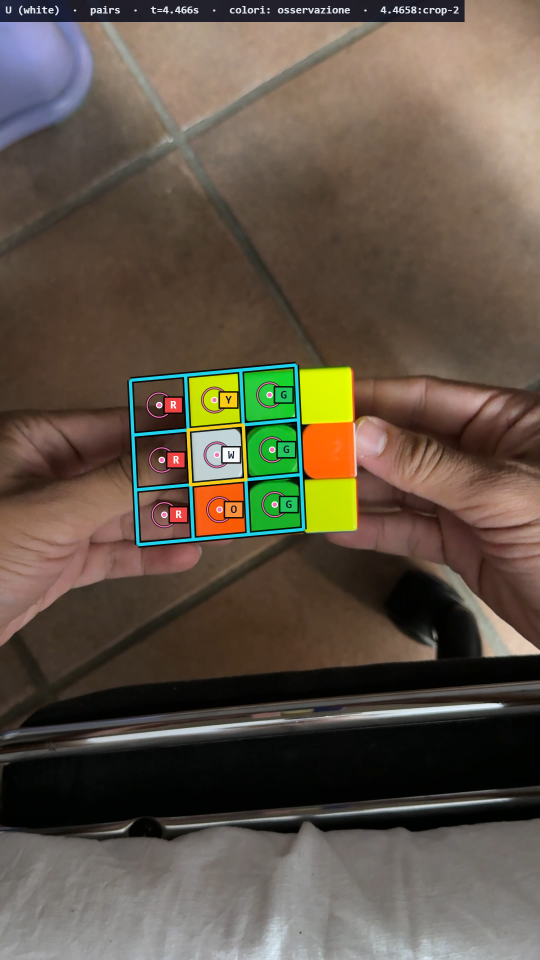
#> input picture web/bench/debug-grids/1-U-white.png, 1080 x 1920 px, given in place of IMG_6010.MOV, which was not available (shown at 1/2 size)
$ python train_visual_move_decoder.py --slow-dir ../web/bench/debug-grids --fast-dir ../web/bench/debug-grids --output out.png
#> lines starting #> are read from the running program, lines starting #| are printed output that depends on the picture; pictures that were not available may be replaced by others from this repository, and a replacement may not be noted
#> in read_samples, frame is the input picture: shape (1920, 1080, 3); mean B, G, R 71.1, 85, 96.2
"""Train a small, user-specific visual move classifier from local videos.

The recordings follow the fixed sequences documented in docs/test-videos.md.
Raw frames never leave the machine.  The exported JSON contains only normalized
motion descriptors and can therefore be bundled with the browser prototype.

This is intentionally a calibration model, not a claim of a camera-independent
Rubik's Cube recognizer.  The report includes a slow-to-fast validation score so
the UI can cap its confidence when a class is not yet reliable.
"""

from __future__ import annotations

import argparse
import json
from dataclasses import dataclass
from pathlib import Path

import cv2
import numpy as np


BASE = "U U' U' U U2 U2 R R' R' R R2 R2 F F' F' F F2 F2 D D' D' D D2 D2 L L' L' L L2 L2 B B' B' B B2 B2".split()
WIDE = "Uw Uw' Uw' Uw Uw2 Uw2 Rw Rw' Rw' Rw Rw2 Rw2 Fw Fw' Fw' Fw Fw2 Fw2 Dw Dw' Dw' Dw Dw2 Dw2 Lw Lw' Lw' Lw Lw2 Lw2 Bw Bw' Bw' Bw Bw2 Bw2".split()
SLICE = "M M' M' M M2 M2 E E' E' E E2 E2 S S' S' S S2 S2".split()
ROTATIONS = "x x' x' x x2 x2 y y' y' y y2 y2 z z' z' z z2 z2".split()
TRIGGERS = "R U R' U' U R U' R' R' U' R U U' R' U R L' U' L U U' L' U L R' F R F' F R' F' R F R U R' U' F' F U R U' R' F'".split()


@dataclass(frozen=True)
class Recording:
    group: str
    slow: str
    fast: str
    tokens: list[str]


RECORDINGS = [
    Recording("base", "IMG_6010.MOV", "IMG_6021.MOV", BASE),
    Recording("wide", "IMG_6011.MOV", "IMG_6022.MOV", WIDE),
    Recording("slice", "IMG_6013.MOV", "IMG_6023.MOV", SLICE),
    Recording("rotations", "IMG_6015.MOV", "IMG_6025.MOV", ROTATIONS),
    Recording("triggers", "IMG_6017.MOV", "IMG_6032.MOV", TRIGGERS),
]


def crop_focus(frame: np.ndarray) -> np.ndarray:
    height, width = frame.shape[:2]
#> height = 1920; width = 1080
    # Matches the portrait crop used by the browser decoder, then keeps the
    # central interaction region at a compact and deterministic resolution.
    source_width = round(width * 0.88)
#> source_width = 950
    source_height = round(height * 0.68)
#> source_height = 1306
    source_x = round((width - source_width) / 2)
#> source_x = 65
    source_y = max(0, min(height - source_height, round(height * 0.08)))
#> source_y = 154
    crop = frame[source_y : source_y + source_height, source_x : source_x + source_width]
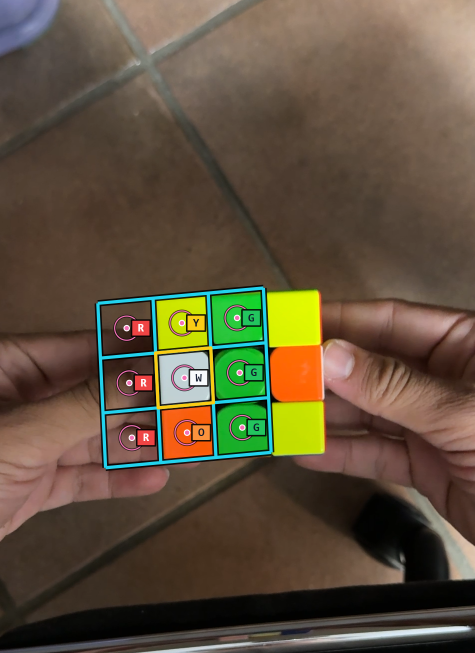
#> crop: shape (1306, 950, 3) (shown at 1/2 size); mean B, G, R 60.8, 81.3, 95
    return cv2.resize(crop, (96, 128), interpolation=cv2.INTER_AREA)
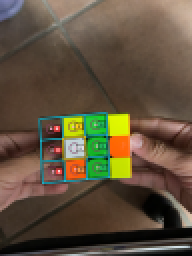
#> returned value: shape (128, 96, 3) (shown 2 times larger); mean of channels 0, 1, 2 60.8, 81.3, 95; drawn as B, G, R


# [27 lines left out: functions grid_means, descriptor, not called in this run]


def read_samples(path: Path, samples_per_second: float = 18.0) -> tuple[float, list[float], list[np.ndarray], list[float]]:
    capture = cv2.VideoCapture(str(path))
    if not capture.isOpened():
        raise RuntimeError(f"Cannot open {path}")
    fps = float(capture.get(cv2.CAP_PROP_FPS))
    frame_count = int(capture.get(cv2.CAP_PROP_FRAME_COUNT))
    duration = frame_count / fps
    every = max(1, round(fps / samples_per_second))
    times: list[float] = []
    frames: list[np.ndarray] = []
    index = 0
    while True:
        ok, frame = capture.read()
        if not ok:
            break
        if index % every == 0:
            times.append(index / fps)
            frames.append(crop_focus(frame))
        index += 1
    capture.release()
    signal = [0.0]
    for previous, current in zip(frames, frames[1:]):
        gray_previous = cv2.cvtColor(previous, cv2.COLOR_BGR2GRAY)
        gray_current = cv2.cvtColor(current, cv2.COLOR_BGR2GRAY)
        delta = cv2.absdiff(gray_previous, gray_current).astype(np.float32)
        # The center carries most cube/sticker evidence while the outer band is
        # still useful for finger preparation and whole-cube rotations.
        center = delta[28:105, 14:82]
        signal.append(float(np.mean(center) * 0.82 + np.mean(delta) * 0.18))
    return duration, times, frames, signal


# [41 lines left out: function locate_uniform_moves, not called in this run]


def extract(path: Path, tokens: list[str], fast: bool) -> list[dict[str, object]]:
    duration, times, frames, signal = read_samples(path)
    peaks = locate_uniform_moves(times, signal, len(tokens), fast)
    if len(peaks) != len(tokens):
        raise RuntimeError(f"Alignment failed for {path.name}: {len(peaks)}/{len(tokens)}")
    examples: list[dict[str, object]] = []
    # Slow clips contain a deliberate pause around each turn: compare the two
    # stable cube states, not two blurred frames inside the same motion.  Fast
    # clips need a much tighter window to avoid absorbing adjacent moves.
    offset = 2 if fast else 12
    for token, peak in zip(tokens, peaks):
        before = frames[max(0, peak - offset)]
        after = frames[min(len(frames) - 1, peak + offset)]
        examples.append({
            "move": token,
            "time": round(times[peak], 3),
            "features": descriptor(before, after),
        })
    print(f"{path.name}: {len(examples)} labels, {times[peaks[0]]:.2f}s–{times[peaks[-1]]:.2f}s / {duration:.2f}s")
    return examples


def distance(left: list[float], right: list[float]) -> float:
    return float(np.linalg.norm(np.asarray(left, dtype=np.float32) - np.asarray(right, dtype=np.float32)))


# [10 lines left out: function predict, not called in this run]


def main() -> None:
    parser = argparse.ArgumentParser()
    parser.add_argument("--slow-dir", type=Path, required=True)
    parser.add_argument("--fast-dir", type=Path, required=True)
    parser.add_argument("--output", type=Path, required=True)
    args = parser.parse_args()

    training: list[dict[str, object]] = []
    validation: list[dict[str, object]] = []
    for recording in RECORDINGS:
        slow_examples = extract(args.slow_dir / recording.slow, recording.tokens, fast=False)
        fast_examples = extract(args.fast_dir / recording.fast, recording.tokens, fast=True)
        training.extend({**example, "group": recording.group, "speed": "slow"} for example in slow_examples)
        validation.extend({**example, "group": recording.group, "speed": "fast"} for example in fast_examples)

    correct = 0
    base_correct = 0
    suffix_correct = 0
    reports: list[dict[str, object]] = []
    for example in validation:
        prediction, confidence, alternatives = predict(training, example["features"])
        actual = str(example["move"])
        correct += prediction == actual
        base_correct += prediction.rstrip("'2") == actual.rstrip("'2")
        suffix_correct += prediction[len(prediction.rstrip("'2")) :] == actual[len(actual.rstrip("'2")) :]
        reports.append({
            "actual": actual,
            "prediction": prediction,
            "confidence": round(confidence, 4),
            "alternatives": alternatives,
            "group": example["group"],
        })

    count = max(1, len(validation))
    metrics = {
        "exact_accuracy": round(correct / count, 4),
        "face_accuracy": round(base_correct / count, 4),
        "suffix_accuracy": round(suffix_correct / count, 4),
        "validation_examples": len(validation),
    }
    payload = {
        "version": 1,
        "feature_layout": "4x4 delta + 4x4 flow-x + 4x4 flow-y + 4x4 flow-magnitude, L2 normalized",
        "training_examples": training,
        "metrics": metrics,
        "validation": reports,
    }
    args.output.parent.mkdir(parents=True, exist_ok=True)
    args.output.write_text(json.dumps(payload, ensure_ascii=False, separators=(",", ":")), encoding="utf-8")
    print(json.dumps(metrics, ensure_ascii=False, indent=2))


if __name__ == "__main__":
    main()

$ run again, on web/bench/debug-grids/3-F-green.png
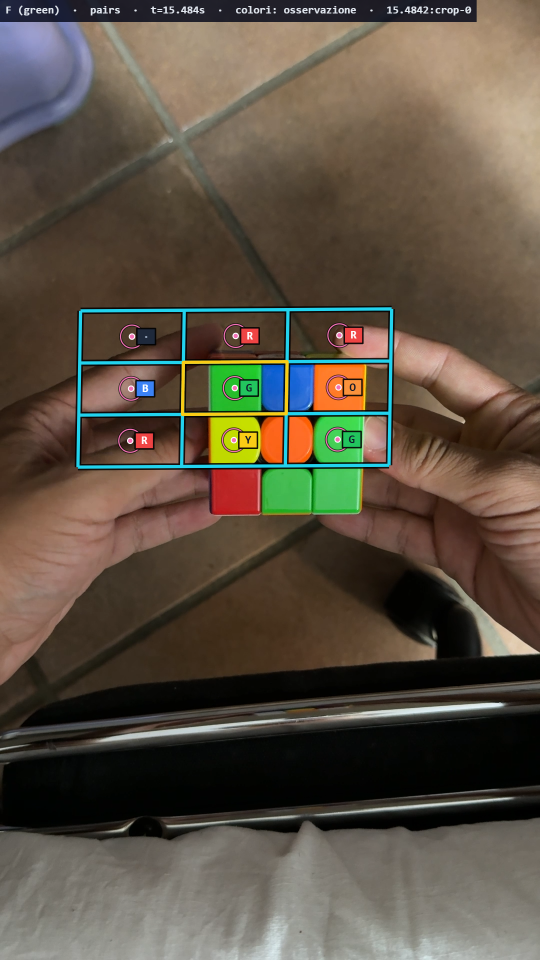
#> input picture web/bench/debug-grids/3-F-green.png, 1080 x 1920 px, given in place of IMG_6010.MOV, which was not available (shown at 1/2 size)
#> in read_samples, frame is the input picture: shape (1920, 1080, 3); mean B, G, R 67.3, 81.1, 91.4
#> in crop_focus, `crop = frame[source_y : source_y + source_height, source_x : source_x ..`:
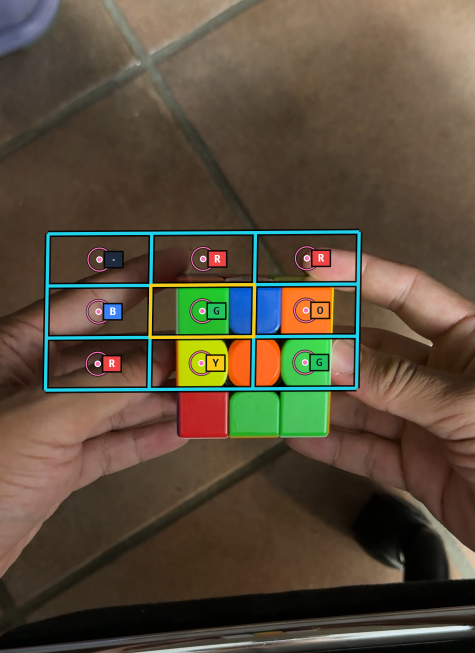
#> crop: shape (1306, 950, 3) (shown at 1/2 size); mean B, G, R 58.8, 76.7, 89.1
#> in crop_focus, `return cv2.resize(crop, (96, 128), interpolation=cv2.INTER_AREA)`:
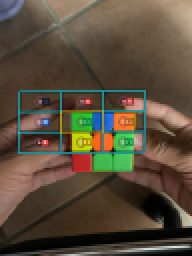
#> returned value: shape (128, 96, 3) (shown 2 times larger); mean of channels 0, 1, 2 58.8, 76.7, 89.1; drawn as B, G, R

$ run again, on web/bench/debug-grids/4-D-yellow.png
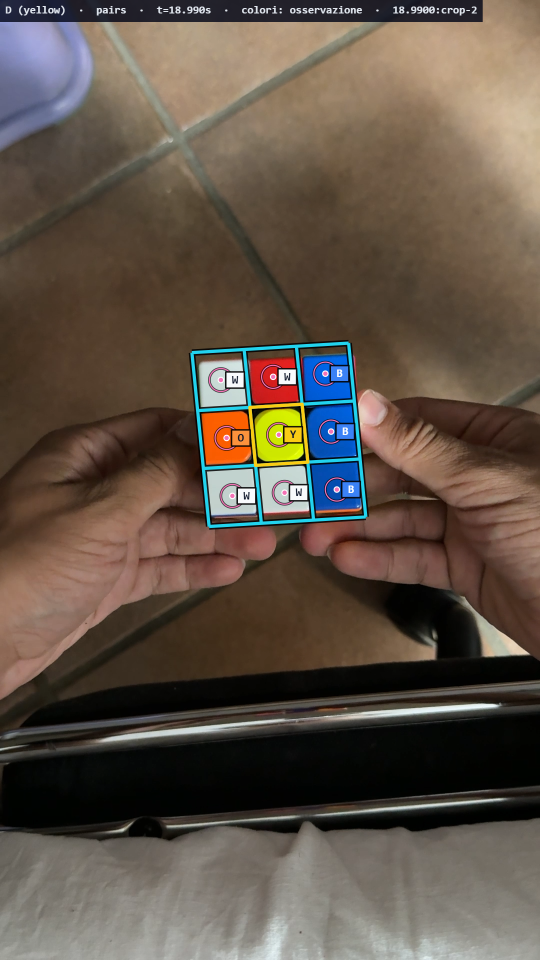
#> input picture web/bench/debug-grids/4-D-yellow.png, 1080 x 1920 px, given in place of IMG_6010.MOV, which was not available (shown at 1/2 size)
#> in read_samples, frame is the input picture: shape (1920, 1080, 3); mean B, G, R 72.1, 83.6, 96.2
#> in crop_focus, `crop = frame[source_y : source_y + source_height, source_x : source_x ..`:
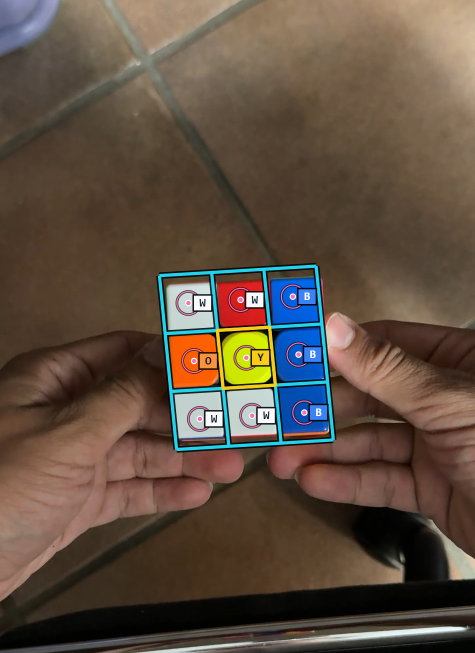
#> crop: shape (1306, 950, 3) (shown at 1/2 size); mean B, G, R 65, 78.9, 94.8
#> in crop_focus, `return cv2.resize(crop, (96, 128), interpolation=cv2.INTER_AREA)`:
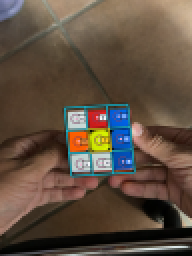
#> returned value: shape (128, 96, 3) (shown 2 times larger); mean of channels 0, 1, 2 65, 78.9, 94.8; drawn as B, G, R
